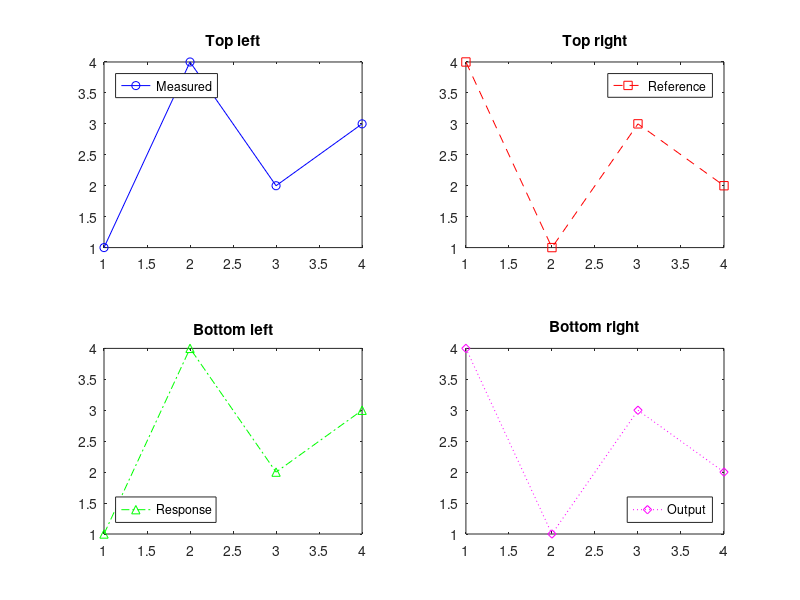

Write the MATLAB code that produced this figure.
% Fixed legend positions remain attached to each axes when saved.
subplot(2,2,1);plot([1 2 3 4],[1 4 2 3],'b-o');legend('Measured','Location','northwest');title('Top left');
subplot(2,2,2);plot([1 2 3 4],[4 1 3 2],'r--s');legend('Reference','Location','northeast');title('Top right');
subplot(2,2,3);plot([1 2 3 4],[1 4 2 3],'g-.^');legend('Response','Location','southwest');title('Bottom left');
subplot(2,2,4);plot([1 2 3 4],[4 1 3 2],'m:d');legend('Output','Location','southeast');title('Bottom right');
